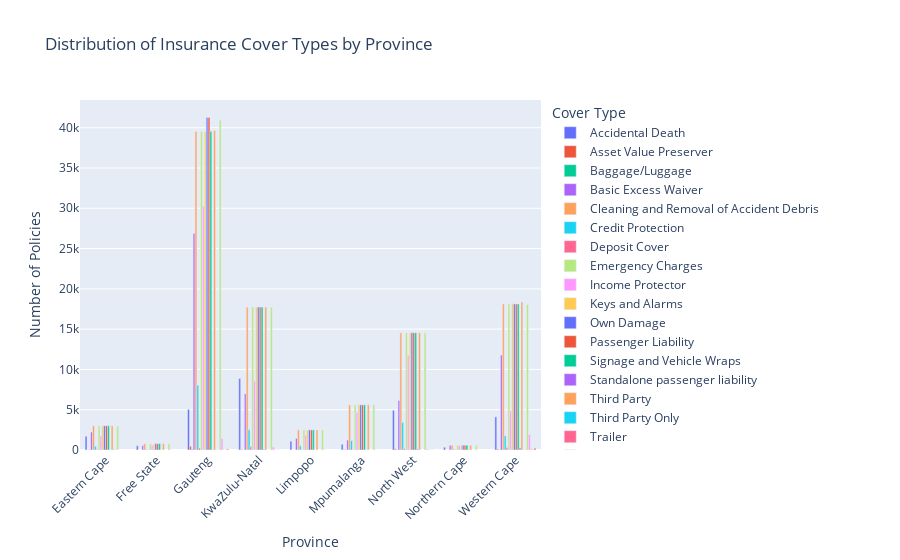

Notebook cell for this chart:
### Code cell
import plotly.express as px

# Count CoverType per Province
cover_by_province = df_cleaned.groupby(['Province', 'CoverType']).size().reset_index(name='count')

# Plot with Plotly
fig = px.bar(
    cover_by_province,
    x='Province',
    y='count',
    color='CoverType',
    barmode='group',
    title='Distribution of Insurance Cover Types by Province',
    labels={'count': 'Number of Policies'},
    hover_data={'count': True, 'CoverType': True, 'Province': True}
)

fig.update_layout(
    xaxis_tickangle=-45,
    legend_title='Cover Type'
)

fig.show()

### Figure 1 — Plotly figure (JSON) as saved in the notebook; plotly's stock layout.template omitted (floating-point values rounded to 4 significant figures)
{"data": [{"alignmentgroup": "True", "customdata": [["Accidental Death"], ["Accidental Death"], ["Accidental Death"], ["Accidental Death"], ["Accidental Death"], ["Accidental Death"], ["Accidental Death"], ["Accidental Death"], ["Accidental Death"]], "hovertemplate": "CoverType=%{customdata[0]}<br>Province=%{x}<br>Number of Policies=%{y}<extra></extra>", "legendgroup": "Accidental Death", "marker": {"color": "#636efa", "pattern": {"shape": ""}}, "name": "Accidental Death", "offsetgroup": "Accidental Death", "orientation": "v", "showlegend": true, "textposition": "auto", "type": "bar", "x": ["Eastern Cape", "Free State", "Gauteng", "KwaZulu-Natal", "Limpopo", "Mpumalanga", "North West", "Northern Cape", "Western Cape"], "xaxis": "x", "y": [1693, 527, 5050, 8871, 1084, 706, 4922, 350, 4118], "yaxis": "y"}, {"alignmentgroup": "True", "customdata": [["Asset Value Preserver"], ["Asset Value Preserver"], ["Asset Value Preserver"], ["Asset Value Preserver"], ["Asset Value Preserver"], ["Asset Value Preserver"], ["Asset Value Preserver"]], "hovertemplate": "CoverType=%{customdata[0]}<br>Province=%{x}<br>Number of Policies=%{y}<extra></extra>", "legendgroup": "Asset Value Preserver", "marker": {"color": "#EF553B", "pattern": {"shape": ""}}, "name": "Asset Value Preserver", "offsetgroup": "Asset Value Preserver", "orientation": "v", "showlegend": true, "textposition": "auto", "type": "bar", "x": ["Eastern Cape", "Gauteng", "KwaZulu-Natal", "Mpumalanga", "North West", "Northern Cape", "Western Cape"], "xaxis": "x", "y": [10, 449, 74, 53, 144, 2, 133], "yaxis": "y"}, {"alignmentgroup": "True", "customdata": [["Baggage/Luggage"], ["Baggage/Luggage"], ["Baggage/Luggage"], ["Baggage/Luggage"], ["Baggage/Luggage"]], "hovertemplate": "CoverType=%{customdata[0]}<br>Province=%{x}<br>Number of Policies=%{y}<extra></extra>", "legendgroup": "Baggage/Luggage", "marker": {"color": "#00cc96", "pattern": {"shape": ""}}, "name": "Baggage/Luggage", "offsetgroup": "Baggage/Luggage", "orientation": "v", "showlegend": true, "textposition": "auto", "type": "bar", "x": ["Eastern Cape", "Gauteng", "Mpumalanga", "North West", "Western Cape"], "xaxis": "x", "y": [34, 103, 12, 12, 11], "yaxis": "y"}, {"alignmentgroup": "True", "customdata": [["Basic Excess Waiver"], ["Basic Excess Waiver"], ["Basic Excess Waiver"], ["Basic Excess Waiver"], ["Basic Excess Waiver"], ["Basic Excess Waiver"], ["Basic Excess Waiver"], ["Basic Excess Waiver"], ["Basic Excess Waiver"]], "hovertemplate": "CoverType=%{customdata[0]}<br>Province=%{x}<br>Number of Policies=%{y}<extra></extra>", "legendgroup": "Basic Excess Waiver", "marker": {"color": "#ab63fa", "pattern": {"shape": ""}}, "name": "Basic Excess Waiver", "offsetgroup": "Basic Excess Waiver", "orientation": "v", "showlegend": true, "textposition": "auto", "type": "bar", "x": ["Eastern Cape", "Free State", "Gauteng", "KwaZulu-Natal", "Limpopo", "Mpumalanga", "North West", "Northern Cape", "Western Cape"], "xaxis": "x", "y": [2226, 546, 26868, 6969, 1423, 1235, 6155, 567, 11780], "yaxis": "y"}, {"alignmentgroup": "True", "customdata": [["Cleaning and Removal of Accident Debris"], ["Cleaning and Removal of Accident Debris"], ["Cleaning and Removal of Accident Debris"], ["Cleaning and Removal of Accident Debris"], ["Cleaning and Removal of Accident Debris"], ["Cleaning and Removal of Accident Debris"], ["Cleaning and Removal of Accident Debris"], ["Cleaning and Removal of Accident Debris"], ["Cleaning and Removal of Accident Debris"]], "hovertemplate": "CoverType=%{customdata[0]}<br>Province=%{x}<br>Number of Policies=%{y}<extra></extra>", "legendgroup": "Cleaning and Removal of Accident Debris", "marker": {"color": "#FFA15A", "pattern": {"shape": ""}}, "name": "Cleaning and Removal of Accident Debris", "offsetgroup": "Cleaning and Removal of Accident Debris", "orientation": "v", "showlegend": true, "textposition": "auto", "type": "bar", "x": ["Eastern Cape", "Free State", "Gauteng", "KwaZulu-Natal", "Limpopo", "Mpumalanga", "North West", "Northern Cape", "Western Cape"], "xaxis": "x", "y": [3006, 787, 39517, 17741, 2494, 5601, 14546, 599, 18123], "yaxis": "y"}, {"alignmentgroup": "True", "customdata": [["Credit Protection"], ["Credit Protection"], ["Credit Protection"], ["Credit Protection"], ["Credit Protection"], ["Credit Protection"], ["Credit Protection"], ["Credit Protection"], ["Credit Protection"]], "hovertemplate": "CoverType=%{customdata[0]}<br>Province=%{x}<br>Number of Policies=%{y}<extra></extra>", "legendgroup": "Credit Protection", "marker": {"color": "#19d3f3", "pattern": {"shape": ""}}, "name": "Credit Protection", "offsetgroup": "Credit Protection", "orientation": "v", "showlegend": true, "textposition": "auto", "type": "bar", "x": ["Eastern Cape", "Free State", "Gauteng", "KwaZulu-Natal", "Limpopo", "Mpumalanga", "North West", "Northern Cape", "Western Cape"], "xaxis": "x", "y": [467, 109, 8030, 2510, 514, 1154, 3427, 95, 1764], "yaxis": "y"}, {"alignmentgroup": "True", "customdata": [["Deposit Cover"], ["Deposit Cover"], ["Deposit Cover"], ["Deposit Cover"], ["Deposit Cover"], ["Deposit Cover"], ["Deposit Cover"], ["Deposit Cover"], ["Deposit Cover"]], "hovertemplate": "CoverType=%{customdata[0]}<br>Province=%{x}<br>Number of Policies=%{y}<extra></extra>", "legendgroup": "Deposit Cover", "marker": {"color": "#FF6692", "pattern": {"shape": ""}}, "name": "Deposit Cover", "offsetgroup": "Deposit Cover", "orientation": "v", "showlegend": true, "textposition": "auto", "type": "bar", "x": ["Eastern Cape", "Free State", "Gauteng", "KwaZulu-Natal", "Limpopo", "Mpumalanga", "North West", "Northern Cape", "Western Cape"], "xaxis": "x", "y": [73, 13, 257, 412, 7, 47, 155, 33, 302], "yaxis": "y"}, {"alignmentgroup": "True", "customdata": [["Emergency Charges"], ["Emergency Charges"], ["Emergency Charges"], ["Emergency Charges"], ["Emergency Charges"], ["Emergency Charges"], ["Emergency Charges"], ["Emergency Charges"], ["Emergency Charges"]], "hovertemplate": "CoverType=%{customdata[0]}<br>Province=%{x}<br>Number of Policies=%{y}<extra></extra>", "legendgroup": "Emergency Charges", "marker": {"color": "#B6E880", "pattern": {"shape": ""}}, "name": "Emergency Charges", "offsetgroup": "Emergency Charges", "orientation": "v", "showlegend": true, "textposition": "auto", "type": "bar", "x": ["Eastern Cape", "Free State", "Gauteng", "KwaZulu-Natal", "Limpopo", "Mpumalanga", "North West", "Northern Cape", "Western Cape"], "xaxis": "x", "y": [3006, 787, 39519, 17741, 2494, 5601, 14546, 599, 18123], "yaxis": "y"}, {"alignmentgroup": "True", "customdata": [["Income Protector"], ["Income Protector"], ["Income Protector"], ["Income Protector"], ["Income Protector"], ["Income Protector"], ["Income Protector"], ["Income Protector"], ["Income Protector"]], "hovertemplate": "CoverType=%{customdata[0]}<br>Province=%{x}<br>Number of Policies=%{y}<extra></extra>", "legendgroup": "Income Protector", "marker": {"color": "#FF97FF", "pattern": {"shape": ""}}, "name": "Income Protector", "offsetgroup": "Income Protector", "orientation": "v", "showlegend": true, "textposition": "auto", "type": "bar", "x": ["Eastern Cape", "Free State", "Gauteng", "KwaZulu-Natal", "Limpopo", "Mpumalanga", "North West", "Northern Cape", "Western Cape"], "xaxis": "x", "y": [1732, 592, 30278, 8541, 1843, 4674, 11769, 537, 4847], "yaxis": "y"}, {"alignmentgroup": "True", "customdata": [["Keys and Alarms"], ["Keys and Alarms"], ["Keys and Alarms"], ["Keys and Alarms"], ["Keys and Alarms"], ["Keys and Alarms"], ["Keys and Alarms"], ["Keys and Alarms"], ["Keys and Alarms"]], "hovertemplate": "CoverType=%{customdata[0]}<br>Province=%{x}<br>Number of Policies=%{y}<extra></extra>", "legendgroup": "Keys and Alarms", "marker": {"color": "#FECB52", "pattern": {"shape": ""}}, "name": "Keys and Alarms", "offsetgroup": "Keys and Alarms", "orientation": "v", "showlegend": true, "textposition": "auto", "type": "bar", "x": ["Eastern Cape", "Free State", "Gauteng", "KwaZulu-Natal", "Limpopo", "Mpumalanga", "North West", "Northern Cape", "Western Cape"], "xaxis": "x", "y": [3006, 787, 39531, 17741, 2494, 5601, 14546, 599, 18123], "yaxis": "y"}, {"alignmentgroup": "True", "customdata": [["Own Damage"], ["Own Damage"], ["Own Damage"], ["Own Damage"], ["Own Damage"], ["Own Damage"], ["Own Damage"], ["Own Damage"], ["Own Damage"]], "hovertemplate": "CoverType=%{customdata[0]}<br>Province=%{x}<br>Number of Policies=%{y}<extra></extra>", "legendgroup": "Own Damage", "marker": {"color": "#636efa", "pattern": {"shape": ""}}, "name": "Own Damage", "offsetgroup": "Own Damage", "orientation": "v", "showlegend": true, "textposition": "auto", "type": "bar", "x": ["Eastern Cape", "Free State", "Gauteng", "KwaZulu-Natal", "Limpopo", "Mpumalanga", "North West", "Northern Cape", "Western Cape"], "xaxis": "x", "y": [3006, 787, 41268, 17742, 2494, 5603, 14547, 599, 18137], "yaxis": "y"}, {"alignmentgroup": "True", "customdata": [["Passenger Liability"], ["Passenger Liability"], ["Passenger Liability"], ["Passenger Liability"], ["Passenger Liability"], ["Passenger Liability"], ["Passenger Liability"], ["Passenger Liability"], ["Passenger Liability"]], "hovertemplate": "CoverType=%{customdata[0]}<br>Province=%{x}<br>Number of Policies=%{y}<extra></extra>", "legendgroup": "Passenger Liability", "marker": {"color": "#EF553B", "pattern": {"shape": ""}}, "name": "Passenger Liability", "offsetgroup": "Passenger Liability", "orientation": "v", "showlegend": true, "textposition": "auto", "type": "bar", "x": ["Eastern Cape", "Free State", "Gauteng", "KwaZulu-Natal", "Limpopo", "Mpumalanga", "North West", "Northern Cape", "Western Cape"], "xaxis": "x", "y": [3006, 787, 41261, 17741, 2494, 5601, 14546, 599, 18123], "yaxis": "y"}, {"alignmentgroup": "True", "customdata": [["Signage and Vehicle Wraps"], ["Signage and Vehicle Wraps"], ["Signage and Vehicle Wraps"], ["Signage and Vehicle Wraps"], ["Signage and Vehicle Wraps"], ["Signage and Vehicle Wraps"], ["Signage and Vehicle Wraps"], ["Signage and Vehicle Wraps"], ["Signage and Vehicle Wraps"]], "hovertemplate": "CoverType=%{customdata[0]}<br>Province=%{x}<br>Number of Policies=%{y}<extra></extra>", "legendgroup": "Signage and Vehicle Wraps", "marker": {"color": "#00cc96", "pattern": {"shape": ""}}, "name": "Signage and Vehicle Wraps", "offsetgroup": "Signage and Vehicle Wraps", "orientation": "v", "showlegend": true, "textposition": "auto", "type": "bar", "x": ["Eastern Cape", "Free State", "Gauteng", "KwaZulu-Natal", "Limpopo", "Mpumalanga", "North West", "Northern Cape", "Western Cape"], "xaxis": "x", "y": [3006, 787, 39519, 17741, 2494, 5601, 14546, 599, 18123], "yaxis": "y"}, {"alignmentgroup": "True", "customdata": [["Standalone passenger liability"], ["Standalone passenger liability"], ["Standalone passenger liability"], ["Standalone passenger liability"], ["Standalone passenger liability"], ["Standalone passenger liability"], ["Standalone passenger liability"], ["Standalone passenger liability"]], "hovertemplate": "CoverType=%{customdata[0]}<br>Province=%{x}<br>Number of Policies=%{y}<extra></extra>", "legendgroup": "Standalone passenger liability", "marker": {"color": "#ab63fa", "pattern": {"shape": ""}}, "name": "Standalone passenger liability", "offsetgroup": "Standalone passenger liability", "orientation": "v", "showlegend": true, "textposition": "auto", "type": "bar", "x": ["Eastern Cape", "Free State", "Gauteng", "KwaZulu-Natal", "Mpumalanga", "North West", "Northern Cape", "Western Cape"], "xaxis": "x", "y": [5, 4, 21, 95, 5, 130, 4, 280], "yaxis": "y"}, {"alignmentgroup": "True", "customdata": [["Third Party"], ["Third Party"], ["Third Party"], ["Third Party"], ["Third Party"], ["Third Party"], ["Third Party"], ["Third Party"], ["Third Party"]], "hovertemplate": "CoverType=%{customdata[0]}<br>Province=%{x}<br>Number of Policies=%{y}<extra></extra>", "legendgroup": "Third Party", "marker": {"color": "#FFA15A", "pattern": {"shape": ""}}, "name": "Third Party", "offsetgroup": "Third Party", "orientation": "v", "showlegend": true, "textposition": "auto", "type": "bar", "x": ["Eastern Cape", "Free State", "Gauteng", "KwaZulu-Natal", "Limpopo", "Mpumalanga", "North West", "Northern Cape", "Western Cape"], "xaxis": "x", "y": [3006, 787, 39665, 17747, 2494, 5606, 14558, 599, 18363], "yaxis": "y"}, {"alignmentgroup": "True", "customdata": [["Third Party Only"], ["Third Party Only"]], "hovertemplate": "CoverType=%{customdata[0]}<br>Province=%{x}<br>Number of Policies=%{y}<extra></extra>", "legendgroup": "Third Party Only", "marker": {"color": "#19d3f3", "pattern": {"shape": ""}}, "name": "Third Party Only", "offsetgroup": "Third Party Only", "orientation": "v", "showlegend": true, "textposition": "auto", "type": "bar", "x": ["Eastern Cape", "Gauteng"], "xaxis": "x", "y": [48, 15], "yaxis": "y"}, {"alignmentgroup": "True", "customdata": [["Trailer"], ["Trailer"]], "hovertemplate": "CoverType=%{customdata[0]}<br>Province=%{x}<br>Number of Policies=%{y}<extra></extra>", "legendgroup": "Trailer", "marker": {"color": "#FF6692", "pattern": {"shape": ""}}, "name": "Trailer", "offsetgroup": "Trailer", "orientation": "v", "showlegend": true, "textposition": "auto", "type": "bar", "x": ["Eastern Cape", "Western Cape"], "xaxis": "x", "y": [24, 52], "yaxis": "y"}, {"alignmentgroup": "True", "customdata": [["Windscreen"], ["Windscreen"], ["Windscreen"], ["Windscreen"], ["Windscreen"], ["Windscreen"], ["Windscreen"], ["Windscreen"], ["Windscreen"]], "hovertemplate": "CoverType=%{customdata[0]}<br>Province=%{x}<br>Number of Policies=%{y}<extra></extra>", "legendgroup": "Windscreen", "marker": {"color": "#B6E880", "pattern": {"shape": ""}}, "name": "Windscreen", "offsetgroup": "Windscreen", "orientation": "v", "showlegend": true, "textposition": "auto", "type": "bar", "x": ["Eastern Cape", "Free State", "Gauteng", "KwaZulu-Natal", "Limpopo", "Mpumalanga", "North West", "Northern Cape", "Western Cape"], "xaxis": "x", "y": [2982, 787, 40970, 17729, 2494, 5606, 14539, 599, 18057], "yaxis": "y"}, {"alignmentgroup": "True", "customdata": [["Roadside Assistance"], ["Roadside Assistance"], ["Roadside Assistance"], ["Roadside Assistance"], ["Roadside Assistance"], ["Roadside Assistance"], ["Roadside Assistance"]], "hovertemplate": "CoverType=%{customdata[0]}<br>Province=%{x}<br>Number of Policies=%{y}<extra></extra>", "legendgroup": "Roadside Assistance", "marker": {"color": "#FF97FF", "pattern": {"shape": ""}}, "name": "Roadside Assistance", "offsetgroup": "Roadside Assistance", "orientation": "v", "showlegend": true, "textposition": "auto", "type": "bar", "x": ["Free State", "Gauteng", "KwaZulu-Natal", "Limpopo", "Mpumalanga", "North West", "Western Cape"], "xaxis": "x", "y": [12, 1392, 376, 13, 12, 116, 1913], "yaxis": "y"}, {"alignmentgroup": "True", "customdata": [["Cash Takings"], ["Cash Takings"], ["Cash Takings"], ["Cash Takings"]], "hovertemplate": "CoverType=%{customdata[0]}<br>Province=%{x}<br>Number of Policies=%{y}<extra></extra>", "legendgroup": "Cash Takings", "marker": {"color": "#FECB52", "pattern": {"shape": ""}}, "name": "Cash Takings", "offsetgroup": "Cash Takings", "orientation": "v", "showlegend": true, "textposition": "auto", "type": "bar", "x": ["Gauteng", "KwaZulu-Natal", "North West", "Western Cape"], "xaxis": "x", "y": [23, 3, 71, 194], "yaxis": "y"}, {"alignmentgroup": "True", "customdata": [["Factory Fitted Sound and Other Electronic Equipment"], ["Factory Fitted Sound and Other Electronic Equipment"], ["Factory Fitted Sound and Other Electronic Equipment"]], "hovertemplate": "CoverType=%{customdata[0]}<br>Province=%{x}<br>Number of Policies=%{y}<extra></extra>", "legendgroup": "Factory Fitted Sound and Other Electronic Equipment", "marker": {"color": "#636efa", "pattern": {"shape": ""}}, "name": "Factory Fitted Sound and Other Electronic Equipment", "offsetgroup": "Factory Fitted Sound and Other Electronic Equipment", "orientation": "v", "showlegend": true, "textposition": "auto", "type": "bar", "x": ["Gauteng", "KwaZulu-Natal", "Western Cape"], "xaxis": "x", "y": [1, 1, 1], "yaxis": "y"}, {"alignmentgroup": "True", "customdata": [["Fire and Theft"], ["Fire and Theft"], ["Fire and Theft"], ["Fire and Theft"]], "hovertemplate": "CoverType=%{customdata[0]}<br>Province=%{x}<br>Number of Policies=%{y}<extra></extra>", "legendgroup": "Fire and Theft", "marker": {"color": "#EF553B", "pattern": {"shape": ""}}, "name": "Fire and Theft", "offsetgroup": "Fire and Theft", "orientation": "v", "showlegend": true, "textposition": "auto", "type": "bar", "x": ["Gauteng", "KwaZulu-Natal", "North West", "Western Cape"], "xaxis": "x", "y": [128, 6, 12, 229], "yaxis": "y"}], "layout": {"barmode": "group", "legend": {"title": {"text": "Cover Type"}, "tracegroupgap": 0}, "title": {"text": "Distribution of Insurance Cover Types by Province"}, "xaxis": {"anchor": "y", "domain": [0, 1], "tickangle": -45, "title": {"text": "Province"}}, "yaxis": {"anchor": "x", "domain": [0, 1], "title": {"text": "Number of Policies"}}}}
